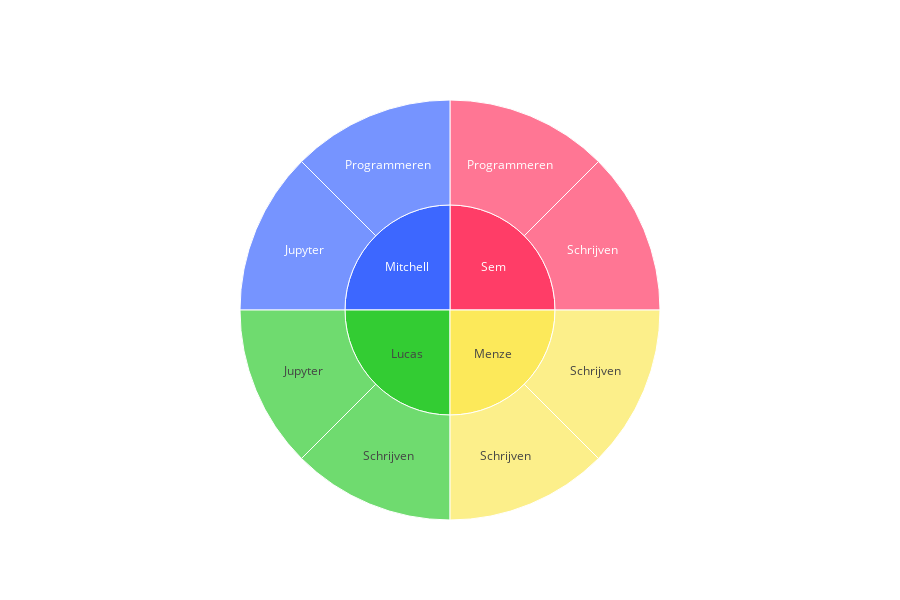

The notebook cell saved with this chart:
### Markdown cell above
## Taakverdeling

Ons team voor dit project bestond uit 4 eerstejaars informatiekunde studenten. Om dit project in goede banen te laten verlopen hielden wij als team om de zoveel dagen een Zoom meeting. Tijdens deze Zoom meetings bespraken wij wat er precies moest gebeuren de komende paar dagen en werd er gecommuniceerd over andere kwesties (bijvoorbeeld of iemand hulp nodig had met een taak of dat er misschien iets opnieuw zou moeten worden gedaan om iets te verbeteren). Elke student kreeg aan het begin van het vak 2 taken die moesten worden voltooid voor het project. De taken waren opgedeeld in de volgende categorieën: 'programmeren', 'schrijven' en 'jupyter'. De taak programmeren bestond uit het progammeren van de grafieken/plots. Bij het progammeren hoorden dus ook het analyseren en begrijpen van de datastructuren uit de gebruikte csv bestanden. 

De taak 'schrijven' hield voornamelijk in het opstellen van de introductie van het project, het beschrijven van verschillende perspectieven en het uitleggen van de grafieken en plots. Het doel was om de tekst helder en beknopt te formuleren, zodat lezers een duidelijk begrip kregen van de onderwerpen en bevindingen die in het project werden besproken. 

De taak 'Jupyter' omvatte het maken en vormgeven van de notebook, het bijwerken van grafieken en tekst, en het genereren van een correcte URL voor het inleveren van de notebook.

### Code cell
import plotly.graph_objs as go

# alle hoogste 10 
landen = ['Sem', 'Mitchell', 'Lucas', 'Menze', 'Schrijven  ', 'Programmeren ', 'Jupyter ', 'Schrijven   ', 'Programmeren', 'Jupyter', 'Schrijven ', 'Schrijven']

# per land het continent waar het land in ligt
continent = ['', '', '', '', 'Sem', 'Mitchell', 'Lucas', 'Menze', 'Sem', 'Mitchell', 'Lucas', 'Menze']

# toevoegen van kleuren aan de continenten en landen
continent_kleuren = ['#ff3d67', '#3d67ff', '#33cc33', '#fce95a', '#ff3d67', '#3d67ff', '#33cc33', '#fce95a']
landen_kleuren = ['#ff3d67', '#3d67ff', '#33cc33', '#fce95a', '#ff3d67', '#3d67ff', '#33cc33', '#fce95a']

kleuren = continent_kleuren + landen_kleuren

fig = go.Figure(go.Sunburst(
    labels=landen,
    parents=continent,
    branchvalues="total",
    marker=dict(colors=kleuren)
))

fig.update_layout(height=600)

fig.show()

### Figure 1 — Plotly figure (JSON) as saved in the notebook; plotly's stock layout.template omitted (floating-point values rounded to 4 significant figures)
{"data": [{"branchvalues": "total", "labels": ["Sem", "Mitchell", "Lucas", "Menze", "Schrijven  ", "Programmeren ", "Jupyter ", "Schrijven   ", "Programmeren", "Jupyter", "Schrijven ", "Schrijven"], "marker": {"colors": ["#ff3d67", "#3d67ff", "#33cc33", "#fce95a", "#ff3d67", "#3d67ff", "#33cc33", "#fce95a", "#ff3d67", "#3d67ff", "#33cc33", "#fce95a", "#ff3d67", "#3d67ff", "#33cc33", "#fce95a"]}, "parents": ["", "", "", "", "Sem", "Mitchell", "Lucas", "Menze", "Sem", "Mitchell", "Lucas", "Menze"], "type": "sunburst"}], "layout": {"height": 600}}
